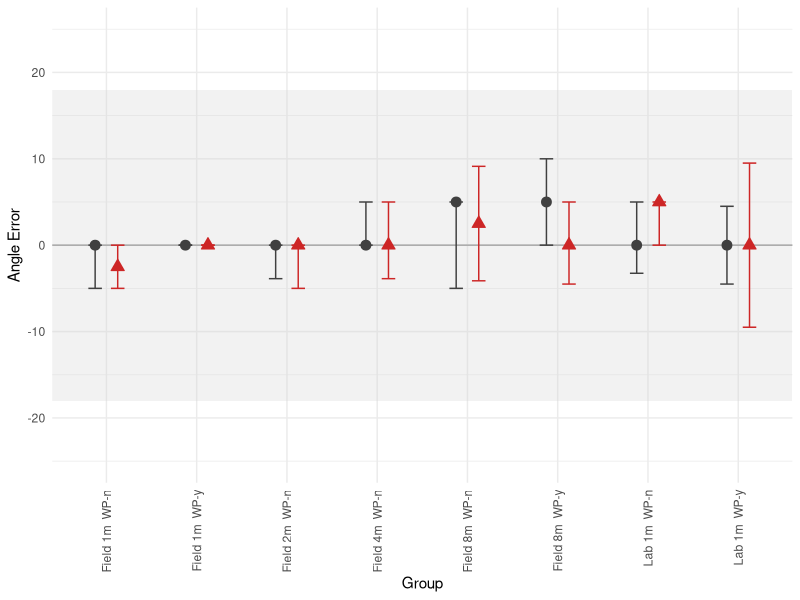
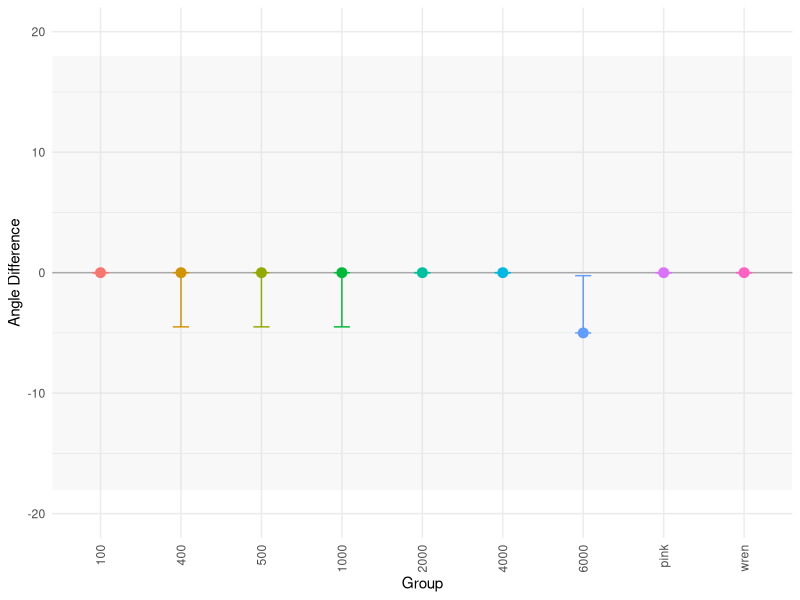
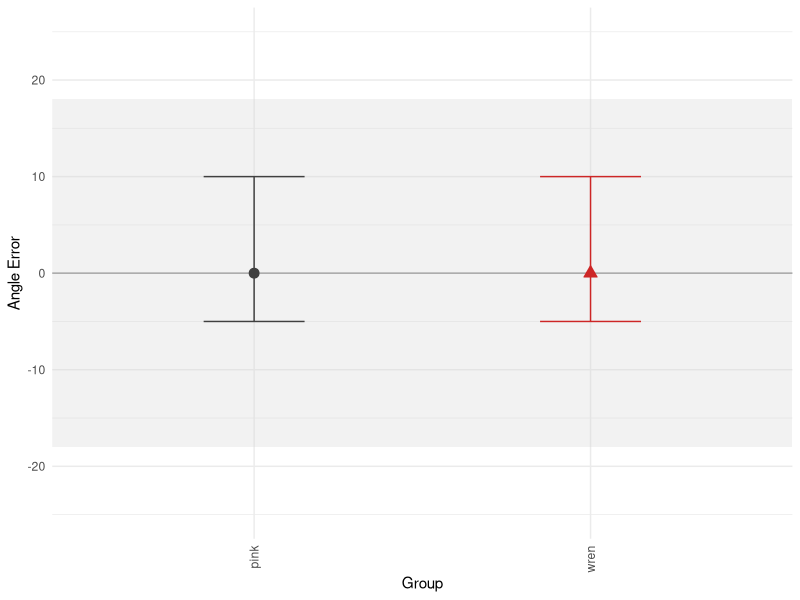
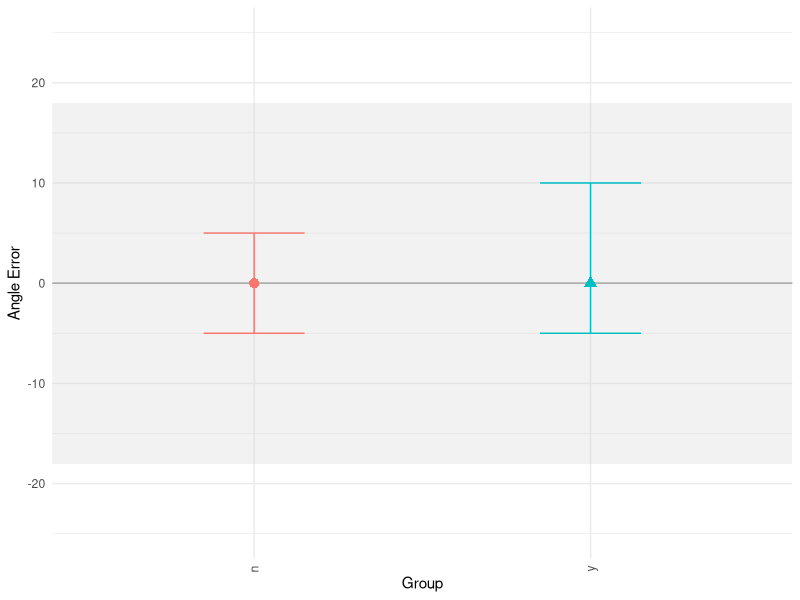
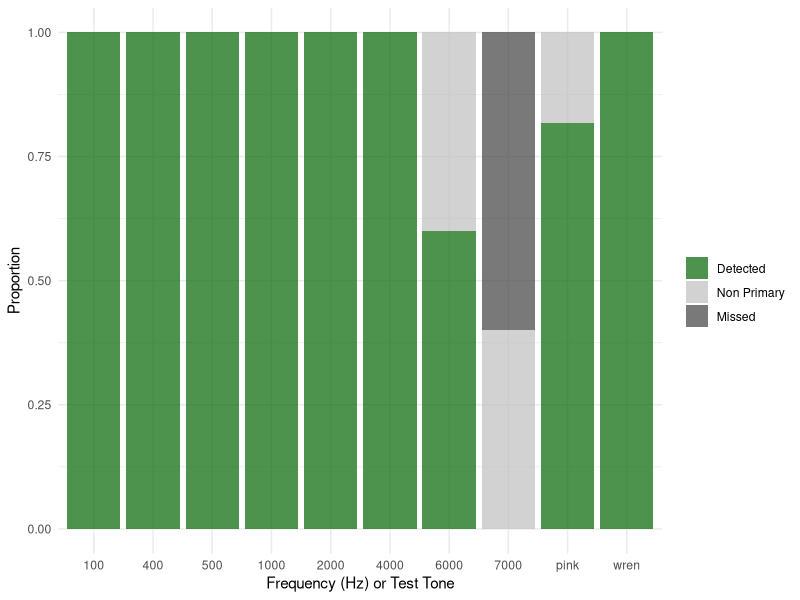
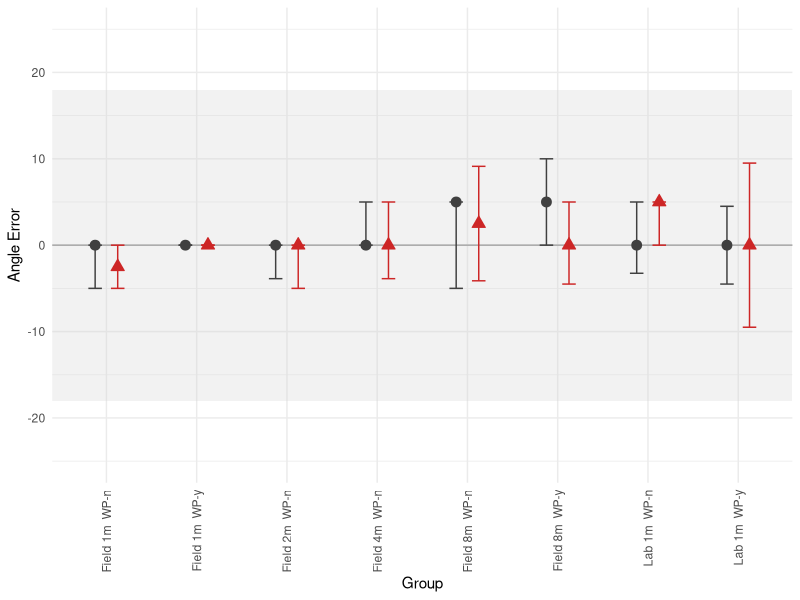
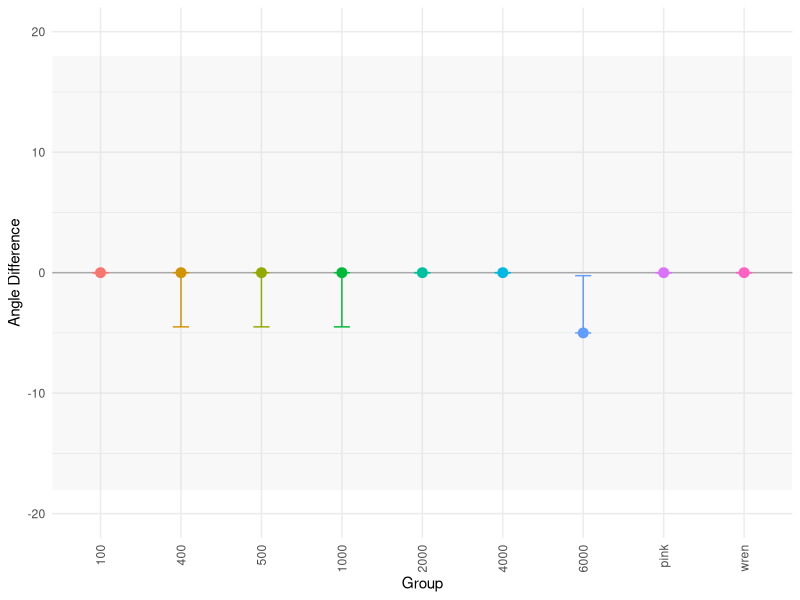
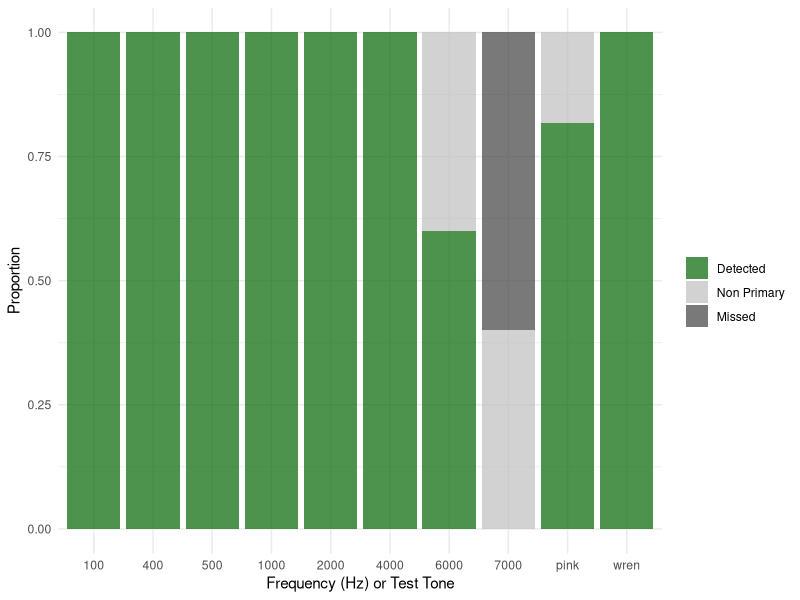

Here is the R script that generated these plots, in order: (Note: this script raises an error after producing the figures.)
########################################################################### .
# Scripts for Analysing the Localisation Accuracy 
#
# Starting from scratch - go to the retired code if you want to generate the old figures
#
# Becky Heath
# rh862@cam.ac.uk
#
# May 2023

##### Load Packages and set working directory #####

library(ggplot2)
library(dplyr)
library(tidyr)

setwd(dirname(rstudioapi::getActiveDocumentContext()$path))

###### Load in Data ########

# Load in true values: 
# Ignore this one for now, will need to experiment with detections, may need to relable
#data <- read.csv("Data/CompleteLabLocalisation/AllTests_LocalisationData_ALLDETECTIONSTESTS.csv")

# Just use this:
dataRaw <- read.csv("Data/CompleteLabLocalisation/AllTestsJustTrueValues-newCategorisation.csv")

# New Categorisations:
# s = sweep 
# y = detection 
# m = missed (s-m = missed sweep)
# a = aliased 
# d = double (indistinguishable top)
# e = extra (first test had an extra test)

##### PRECISION CHARTS #####
# get rid of freq-deps for now:
data <- dataRaw[dataRaw$Trial != "freq-dep",]

# Create Coarse Labels
data <- data %>%
  mutate(Trial = case_when(
     Trial == "field" ~ "Field",
#    trial == "IndoorPre" ~ "Lab",
     Trial == "lab-pre" ~ "Lab",
    TRUE ~ Trial  # Keep the original value if no condition matches
  ))

# Collate label
data <- data %>%
  mutate(label = paste0(Trial, " ", distance.m, "m ", " WP-", WP.))

# Calculate median and IQR per group
data$distance.m <- as.factor(data$distance.m)
data$error <- as.numeric(data$error)

# get rid of the situations where a signal was not localised: 
data <- data[!is.na(data$error), ]

# subset to just y and y-d
data <- data[data$localised. %in% c("y", "y-d"), ]

# Distance Tests
ggplot(data = data, aes(x = label, y = error)) +
  annotate('rect', ymin = -18, ymax = 18, xmin= -Inf, xmax = Inf, fill = "lightgray", alpha = 0.3)+
  geom_hline(yintercept = 0, color = "darkgray") +
  #geom_jitter(aes(shape = Test.tone), position = position_jitterdodge(0.2)  ,fill = "gray", color = "gray", size = 2, alpha = 0.5) +
  stat_summary(aes(color = Test.tone, shape = Test.tone, fill = Test.tone), fun = "median", geom = "point", size = 3, position = position_dodge(width = 0.5)) +
  stat_summary(aes(color = Test.tone), fun.data = "median_hilow", geom = "errorbar", width = 0.3, position = position_dodge(width = 0.5)) +
  labs(x = "Group", y = "Angle Error") +
  scale_color_manual(values = c("grey25", "firebrick3")) +
  scale_shape_manual(values = c(21, 24)) +
  scale_fill_manual(values = c("grey25", "firebrick3")) +
  theme_minimal() +
  ylim(-25, 25) +
  theme(legend.position = "none") +
  theme(axis.text.x = element_text(angle = 90, hjust = 1, vjust = 0.5))

ggsave(filename = "Figures/NewLocalisationTests/DistanceTests-NL-Summary.png", plot = last_plot(), width = 6, height = 4, dpi = 300)


# Now the frequency-dependent trials
data <- dataRaw[dataRaw$Trial == "freq-dep",]
data$Test.tone <- as.factor(data$Test.tone)

setOrder <- c("100", "400", "500", "1000","2000", "4000", "6000", "7000", "pink", "wren")
data$Test.tone <- factor(data$Test.tone, levels = setOrder)


data$error <- as.numeric(data$error)
data$Aliaized.Azimuth <- as.numeric(data$Aliaized.Azimuth)

# get rid of the situations where a signal was not localised (FOR NOW): 
data <- data[!is.na(data$error), ]

# subset to just y and y-d
data <- data[data$localised. %in% c("y", "y-d"), ]


ggplot(data = data, aes(x = Test.tone, y = error)) +
  annotate('rect', ymin = -18, ymax = 18, xmin= -Inf, xmax = Inf, fill = "lightgray", alpha = 0.15)+
  geom_hline(yintercept = 0, color = "darkgray") +
  #geom_jitter(aes(shape = Test.tone), position = position_jitterdodge(0.2)  ,fill = "gray", color = "gray", size = 2, alpha = 0.5) +
  stat_summary(aes(color = Test.tone, fill = Test.tone), fun = "median", geom = "point", size = 3) +
  stat_summary(aes(color = Test.tone), fun.data = "median_hilow", geom = "errorbar", width = 0.2) +
  labs(x = "Group", y = "Angle Difference") +
  theme_minimal() +
  ylim(-20, 20) +
  theme(legend.position = "none") +
  theme(axis.text.x = element_text(angle = 90, hjust = 1, vjust = 0.5))

ggsave(filename = "Figures/NewLocalisationTests/FrequencyTests-NL-Summary.png", plot = last_plot(), width = 6, height = 4, dpi = 300)



# Tone type

data <- dataRaw[dataRaw$Test.tone %in% c("wren", "pink"),]

data$error <- as.numeric(data$error)

ggplot(data = data, aes(x = Test.tone, y = error)) +
  annotate('rect', ymin = -18, ymax = 18, xmin= -Inf, xmax = Inf, fill = "lightgray", alpha = 0.3)+
  geom_hline(yintercept = 0, color = "darkgray") +
  #geom_jitter(aes(shape = Test.tone), position = position_jitterdodge(0.2)  ,fill = "gray", color = "gray", size = 2, alpha = 0.5) +
  stat_summary(aes(color = Test.tone, shape = Test.tone, fill = Test.tone), fun = "median", geom = "point", size = 3, position = position_dodge(width = 0.5)) +
  stat_summary(aes(color = Test.tone), fun.data = "median_hilow", geom = "errorbar", width = 0.3, position = position_dodge(width = 0.5)) +
  labs(x = "Group", y = "Angle Error") +
  scale_color_manual(values = c("grey25", "firebrick3")) +
  scale_shape_manual(values = c(21, 24)) +
  scale_fill_manual(values = c("grey25", "firebrick3")) +
  theme_minimal() +
  ylim(-25, 25) +
  theme(legend.position = "none") +
  theme(axis.text.x = element_text(angle = 90, hjust = 1, vjust = 0.5))


# Tone type
data <- dataRaw

data$error <- as.numeric(data$error)
data$WP. <- as.factor(data$WP.)

levels(data$WP.)

ggplot(data = data, aes(x = WP., y = error)) +
  annotate('rect', ymin = -18, ymax = 18, xmin= -Inf, xmax = Inf, fill = "lightgray", alpha = 0.3)+
  geom_hline(yintercept = 0, color = "darkgray") +
  #geom_jitter(aes(shape = Test.tone), position = position_jitterdodge(0.2)  ,fill = "gray", color = "gray", size = 2, alpha = 0.5) +
  stat_summary(aes(color = WP., shape = WP., fill = WP.), fun = "median", geom = "point", size = 3, position = position_dodge(width = 0.5)) +
  stat_summary(aes(color = WP.), fun.data = "median_hilow", geom = "errorbar", width = 0.3, position = position_dodge(width = 0.5)) +
  labs(x = "Group", y = "Angle Error") +
  #scale_color_manual(values = c("grey25", "firebrick3")) +
  #scale_shape_manual(values = c(21, 24)) +
  #scale_fill_manual(values = c("grey25", "firebrick3")) +
  theme_minimal() +
  ylim(-25, 25) +
  theme(legend.position = "none") +
  theme(axis.text.x = element_text(angle = 90, hjust = 1, vjust = 0.5))


y <- data[data$WP. == "y", ]$error
n <- data[data$WP. == "n", ]$error

result <- wilcox.test(y, n)

print(result)



##### RECALL CHARTS #####

data <- dataRaw

#FreqDeps First: 
data <- dataRaw[dataRaw$Trial == "freq-dep",]

# group labels for this part 

# s = sweep 
# y = detection 
# m = missed (s-m = missed sweep)
# a = aliased 
# d = double (indistinguishable top)
# e = extra (first test had an extra test)

data$localised.[data$localised. == "y-d"] <- "y"
data$localised.[data$localised. == "d"] <- "a"

# Get rid of the sweeps for now
data <- data[data$localised. != "s", ]


# Define the possible localisation? descriptors
possible_labels <- c("y", "a", "m")

# Calculate the count and proportion of each label within each group
proportions <- data %>%
  group_by(Test.tone, localised.) %>%
  summarise(count = n()) %>%
  ungroup() %>%
  complete(Test.tone, localised. = possible_labels, fill = list(count = 0)) %>%
  group_by(Test.tone) %>%
  mutate(proportion = count / sum(count))

# Fill up missing variables: 
proportions <- proportions %>%
  group_by(Test.tone) %>%
  mutate(Test.tone = ifelse(is.na(Test.tone), max(Test.tone, na.rm = TRUE), Test.tone)) %>%
  ungroup()


setOrder <- c("y", "a", "m")
proportions$localised. <- factor(proportions$localised., levels = setOrder)

# Set the order as before
setOrder <- c("100", "400", "500", "1000","2000", "4000", "6000", "7000", "pink", "wren")
proportions$Test.tone <- factor(proportions$Test.tone, levels = setOrder)


# Plot results! 
ggplot(data = proportions, aes(x=Test.tone, y= proportion, fill = localised.))+
  geom_col(alpha = 0.7, position = position_stack(reverse=TRUE))+
  scale_fill_manual(values = c("darkgreen","grey", "grey25"),
                    name = " ",
                    labels = c("Detected","Non Primary", "Missed"))+
  labs(x = "Frequency (Hz) or Test Tone", y = "Proportion") +
  theme_minimal()

ggsave(filename = "Figures/NewLocalisationTests/FrequencyRecall-NL-Summary.png", plot = last_plot(), width = 6, height = 4, dpi = 300)



# Now the others 

data <- dataRaw

#FreqDeps First: 
data <- dataRaw[dataRaw$Trial != "freq-dep",]

# group labels for this part 

# s = sweep 
# y = detection 
# m = missed (s-m = missed sweep)
# a = aliased 
# d = double (indistinguishable top)
# e = extra (first test had an extra test)

data$localised.[data$localised. == "y-d"] <- "y"
data$localised.[data$localised. == "d"] <- "a"
data$localised.[data$localised. == "e"] <- "y"

# Get rid of the sweeps for now
data <- data[data$localised. != "s", ]
data <- data[data$localised. != "s-m", ]

# Define the possible localisation? descriptors
possible_labels <- c("y", "a", "m")

# Create Coarse Labels
data <- data %>%
  mutate(Trial = case_when(
    Trial == "field" ~ "Field",
    #    trial == "IndoorPre" ~ "Lab",
    Trial == "lab-pre" ~ "Lab",
    TRUE ~ Trial  # Keep the original value if no condition matches
  ))

# Collate label
data <- data %>%
  mutate(label = paste0(Trial, " ", distance.m, "m ", " WP-", WP.))




# Calculate the count and proportion of each label within each group
proportions <- data %>%
  group_by(label, localised.) %>%
  summarise(count = n()) %>%
  ungroup() %>%
  complete(label, localised. = possible_labels, fill = list(count = 0)) %>%
  group_by(label) %>%
  mutate(proportion = count / sum(count))

# Fill up missing variables: 
proportions <- proportions %>%
  group_by(label) %>%
  mutate(label = ifelse(is.na(label), max(label, na.rm = TRUE), label)) %>%
  ungroup()


setOrder <- c("y", "a", "m")
proportions$localised. <- factor(proportions$localised., levels = setOrder)

# Set the order as before
setOrder <- c("100", "400", "500", "1000","2000", "4000", "6000", "7000", "pink", "wren")
proportions$Test.tone <- factor(proportions$Test.tone, levels = setOrder)


# Plot results! 
ggplot(data = proportions, aes(x=label, y= proportion, fill = localised.))+
  geom_col(alpha = 0.7, position = position_stack(reverse=TRUE))+
  scale_fill_manual(values = c("darkgreen","grey", "grey25"),
                    name = " ",
                    labels = c("Detected", "Non Primary", "Missed"))+
  labs(x= "", y = "Proportion") +
  theme_minimal()+
  theme(axis.text.x = element_text(angle = 90, hjust = 1, vjust = 0.5))


ggsave(filename = "Figures/NewLocalisationTests/DistanceRecall-NL-Summary.png", plot = last_plot(), width = 6, height = 4, dpi = 300)



## Trial: Heatmaps

data <- dataRaw

data <- data[!is.na(data$Aliaized.Error),]

data$Aliaized.Error <- as.numeric(data$Aliaized.Error)

# Put into Bins
data$Aliaized.Bins <- cut(data$Aliaized.Error, breaks = seq(0, 180, 10), include.lowest = TRUE, labels = FALSE)

# Create a table of counts for heatmap
heatmap_data <- as.data.frame(table(data$True.azimuth, data$Aliaized.Bins))

colnames(heatmap_data) <- c("True.Azimuth", "Aliaised.Bins", "Count")

# Plot the heatmap
ggplot(heatmap_data, aes(x = True.Azimuth, y = Aliaised.Bins, fill = Count)) +
  geom_tile() +
  scale_fill_gradient(low = "white", high = "turquoise4") + 
  labs(y = "Aliaized Azimuth", x = "True Azimuth", fill = "Count") +
  theme_minimal()
